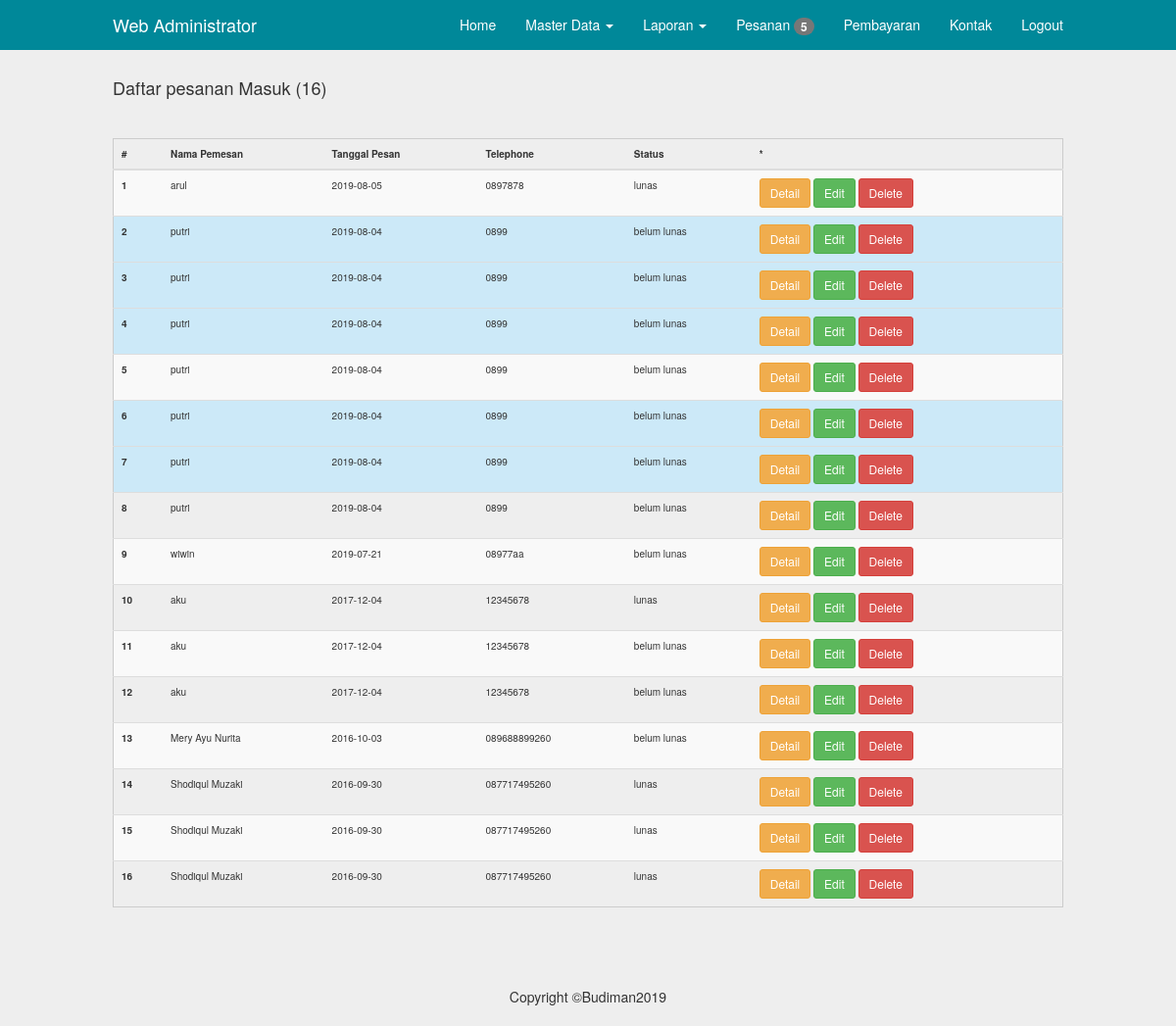
The app's page /admin/pesanan.php (signed in) with its own data.
### tables this page shows
CREATE TABLE IF NOT EXISTS `pesanan` (
`id` int(5) NOT NULL,
  `tanggal_pesan` datetime NOT NULL,
  `tanggal_digunakan` datetime NOT NULL,
  `user_id` int(5) NOT NULL,
  `nama` varchar(100) NOT NULL,
  `alamat` text NOT NULL,
  `kota` varchar(255) NOT NULL,
  `ongkir` int(11) NOT NULL,
  `telephone` varchar(20) NOT NULL,
  `read` enum('0','1') NOT NULL,
  `status` enum('lunas','belum lunas','','') NOT NULL
);

### inc/config.php (called while the page is built, shortened)
<?php
	$no = 1;
?>

### admin/pesanan.php (the view, shortened to what this page needs)
<?php
	include"../inc/config.php";
	include"inc/header.php";
?>
	<div class="container">
		<?php
			$q = mysql_query("select*from pesanan order by id desc");
			$j = mysql_num_rows($q);
		?>
		<h4>Daftar pesanan Masuk (<?php echo ($j>0)?$j:0; ?>)</h4>
		<hr>
		<table class="table table-striped table-hove">
			<thead>
				<tr>
					<th>#</th>
					<th>Nama Pemesan</th>
					<th>Tanggal Pesan</th>
					<th>Telephone</th>
					<th>Status</th>
					<th>*</th>
				</tr>
			</thead>
			<tbody>
		<?php while($data=mysql_fetch_object($q)){ ?>
				<tr <?php if($data->read == 0 ){ echo 'style="background:#cce9f8 !important;"'; } ?> >
					<th scope="row"><?php echo $no++; ?></th>
					<td><?php echo $data->nama ?></td>
					<td><?php echo substr($data->tanggal_pesan,0,10) ?></td>
					<td><?php echo $data->telephone ?></td>
					<td><?php echo $data->status ?></td>
					<td>
						<a class="btn btn-sm btn-warning" href="detail_pesanan.php?id=<?php echo $data->id ?>">Detail</a>
						<a class="btn btn-sm btn-success" href="pesanan.php?act=edit&&id=<?php echo $data->id ?>">Edit</a>
						<a class="btn btn-sm btn-danger" href="pesanan.php?act=delete&&id=<?php echo $data->id ?>">Delete</a>
					</td>
				</tr>
		<?php } ?>
			</tbody>
		</table>
    </div>
<?php include"inc/footer.php"; ?>

### assets/css/navbar-fixed-top.css (style rules this page uses)
body { padding-top: 70px; }

### assets/css/style.css (style rules this page uses)
@media (min-width: 768px) { .container { width: 750px; } }
@media (min-width: 992px) { .container { width: 970px; } }
@media (min-width: 1200px) { .container { width: 1000px; } }
.table { border:1px solid#CCC; }
table td, table th { padding:10px; font-size: 10px; }
* { transition: all 200ms ease-in-out; }
body { background-color: #EEE; }

### records on screen
pesanan: nama "arul", tanggal_pesan "2019-08-05", telephone "0897878", status "lunas"
pesanan: nama "putri", tanggal_pesan "2019-08-04", telephone "0899", status "belum lunas"
pesanan: nama "putri", tanggal_pesan "2019-08-04", telephone "0899", status "belum lunas"
pesanan: nama "putri", tanggal_pesan "2019-08-04", telephone "0899", status "belum lunas"
pesanan: nama "putri", tanggal_pesan "2019-08-04", telephone "0899", status "belum lunas"
pesanan: nama "putri", tanggal_pesan "2019-08-04", telephone "0899", status "belum lunas"
pesanan: nama "putri", tanggal_pesan "2019-08-04", telephone "0899", status "belum lunas"
pesanan: nama "putri", tanggal_pesan "2019-08-04", telephone "0899", status "belum lunas"
pesanan: nama "wiwin", tanggal_pesan "2019-07-21", telephone "08977aa", status "belum lunas"
pesanan: nama "aku", tanggal_pesan "2017-12-04", telephone "12345678", status "lunas"
pesanan: nama "aku", tanggal_pesan "2017-12-04", telephone "12345678", status "belum lunas"
pesanan: nama "aku", tanggal_pesan "2017-12-04", telephone "12345678", status "belum lunas"
pesanan: nama "Mery Ayu Nurita", tanggal_pesan "2016-10-03", telephone "089688899260", status "belum lunas"
pesanan: nama "Shodiqul Muzaki", tanggal_pesan "2016-09-30", telephone "087717495260", status "lunas"
pesanan: nama "Shodiqul Muzaki", tanggal_pesan "2016-09-30", telephone "087717495260", status "lunas"
pesanan: nama "Shodiqul Muzaki", tanggal_pesan "2016-09-30", telephone "087717495260", status "lunas"

### other values on screen
$totalUnRead "5"
$j "16"
